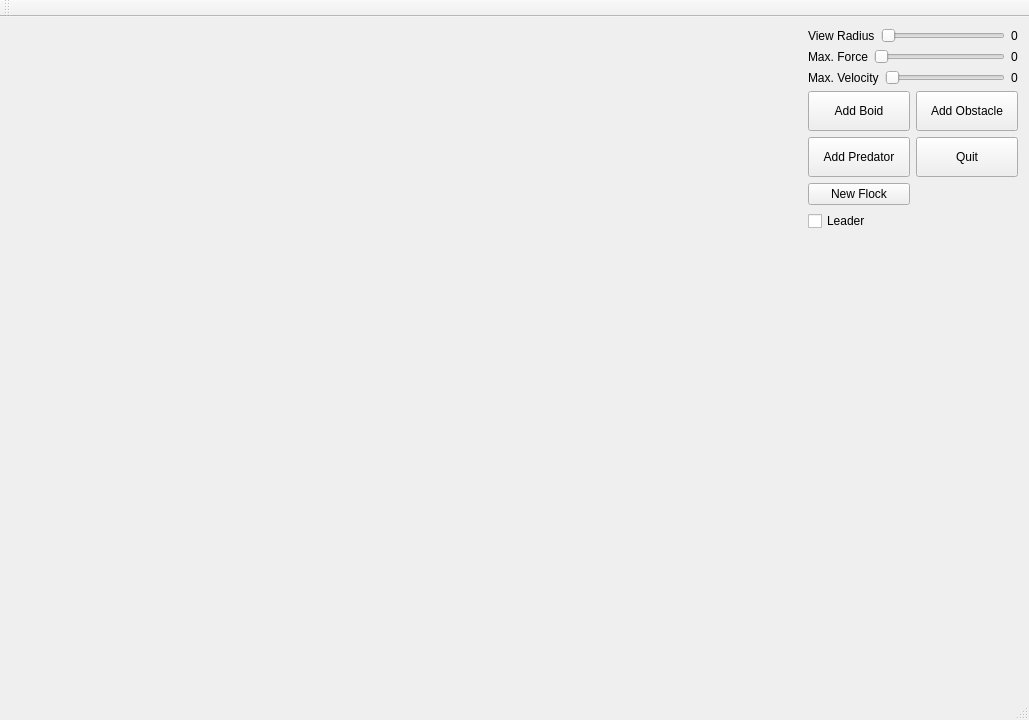
<?xml version="1.0" encoding="UTF-8"?>
<ui version="4.0">
 <class>MainWindow</class>
 <widget class="QMainWindow" name="MainWindow">
  <property name="geometry">
   <rect>
    <x>0</x>
    <y>0</y>
    <width>1029</width>
    <height>720</height>
   </rect>
  </property>
  <property name="minimumSize">
   <size>
    <width>1024</width>
    <height>720</height>
   </size>
  </property>
  <property name="windowTitle">
   <string>Flocker</string>
  </property>
  <widget class="QWidget" name="centralWidget">
   <layout class="QGridLayout" name="gridLayout">
    <item row="0" column="1">
     <layout class="QGridLayout" name="gridLayout_3">
      <item row="3" column="1">
       <widget class="QPushButton" name="addObstacleButton">
        <property name="sizePolicy">
         <sizepolicy hsizetype="Minimum" vsizetype="Preferred">
          <horstretch>0</horstretch>
          <verstretch>0</verstretch>
         </sizepolicy>
        </property>
        <property name="minimumSize">
         <size>
          <width>0</width>
          <height>40</height>
         </size>
        </property>
        <property name="text">
         <string>Add Obstacle</string>
        </property>
       </widget>
      </item>
      <item row="4" column="1">
       <widget class="QPushButton" name="quitButton">
        <property name="sizePolicy">
         <sizepolicy hsizetype="Minimum" vsizetype="Preferred">
          <horstretch>0</horstretch>
          <verstretch>0</verstretch>
         </sizepolicy>
        </property>
        <property name="minimumSize">
         <size>
          <width>0</width>
          <height>40</height>
         </size>
        </property>
        <property name="text">
         <string>Quit</string>
        </property>
       </widget>
      </item>
      <item row="6" column="0" colspan="2">
       <widget class="QCheckBox" name="m_leader">
        <property name="text">
         <string>Leader</string>
        </property>
       </widget>
      </item>
      <item row="2" column="0" colspan="2">
       <layout class="QHBoxLayout" name="horizontalLayout">
        <item>
         <widget class="QLabel" name="label">
          <property name="text">
           <string>Max. Velocity</string>
          </property>
         </widget>
        </item>
        <item>
         <widget class="QSlider" name="maxVelSlider">
          <property name="minimumSize">
           <size>
            <width>120</width>
            <height>0</height>
           </size>
          </property>
          <property name="minimum">
           <number>1</number>
          </property>
          <property name="maximum">
           <number>50</number>
          </property>
          <property name="orientation">
           <enum>Qt::Horizontal</enum>
          </property>
         </widget>
        </item>
        <item>
         <widget class="QLabel" name="maxVelLabel">
          <property name="text">
           <string>0</string>
          </property>
         </widget>
        </item>
       </layout>
      </item>
      <item row="4" column="0">
       <widget class="QPushButton" name="addPredatorButton">
        <property name="sizePolicy">
         <sizepolicy hsizetype="Minimum" vsizetype="Preferred">
          <horstretch>0</horstretch>
          <verstretch>0</verstretch>
         </sizepolicy>
        </property>
        <property name="minimumSize">
         <size>
          <width>0</width>
          <height>40</height>
         </size>
        </property>
        <property name="text">
         <string>Add Predator</string>
        </property>
       </widget>
      </item>
      <item row="0" column="0" colspan="2">
       <layout class="QHBoxLayout" name="horizontalLayout_3">
        <item>
         <widget class="QLabel" name="label_3">
          <property name="text">
           <string>View Radius</string>
          </property>
         </widget>
        </item>
        <item>
         <widget class="QSlider" name="viewRadiusSlider">
          <property name="minimumSize">
           <size>
            <width>120</width>
            <height>0</height>
           </size>
          </property>
          <property name="maximum">
           <number>100</number>
          </property>
          <property name="orientation">
           <enum>Qt::Horizontal</enum>
          </property>
         </widget>
        </item>
        <item>
         <widget class="QLabel" name="viewRadiusLabel">
          <property name="text">
           <string>0</string>
          </property>
         </widget>
        </item>
       </layout>
      </item>
      <item row="3" column="0">
       <widget class="QPushButton" name="addBoidButton">
        <property name="sizePolicy">
         <sizepolicy hsizetype="Minimum" vsizetype="Preferred">
          <horstretch>0</horstretch>
          <verstretch>0</verstretch>
         </sizepolicy>
        </property>
        <property name="minimumSize">
         <size>
          <width>0</width>
          <height>40</height>
         </size>
        </property>
        <property name="text">
         <string>Add Boid</string>
        </property>
       </widget>
      </item>
      <item row="1" column="0" colspan="2">
       <layout class="QHBoxLayout" name="horizontalLayout_2">
        <item>
         <widget class="QLabel" name="label_2">
          <property name="text">
           <string>Max. Force</string>
          </property>
         </widget>
        </item>
        <item>
         <widget class="QSlider" name="maxForceSlider">
          <property name="minimumSize">
           <size>
            <width>120</width>
            <height>0</height>
           </size>
          </property>
          <property name="minimum">
           <number>1</number>
          </property>
          <property name="maximum">
           <number>10</number>
          </property>
          <property name="orientation">
           <enum>Qt::Horizontal</enum>
          </property>
         </widget>
        </item>
        <item>
         <widget class="QLabel" name="maxForceLabel">
          <property name="text">
           <string>0</string>
          </property>
         </widget>
        </item>
       </layout>
      </item>
      <item row="7" column="1">
       <spacer name="verticalSpacer">
        <property name="orientation">
         <enum>Qt::Vertical</enum>
        </property>
        <property name="sizeHint" stdset="0">
         <size>
          <width>20</width>
          <height>40</height>
         </size>
        </property>
       </spacer>
      </item>
      <item row="5" column="0">
       <widget class="QPushButton" name="m_newFlock">
        <property name="text">
         <string>New Flock</string>
        </property>
       </widget>
      </item>
     </layout>
    </item>
    <item row="0" column="0">
     <spacer name="horizontalSpacer">
      <property name="orientation">
       <enum>Qt::Horizontal</enum>
      </property>
      <property name="sizeHint" stdset="0">
       <size>
        <width>40</width>
        <height>20</height>
       </size>
      </property>
     </spacer>
    </item>
   </layout>
  </widget>
  <widget class="QToolBar" name="mainToolBar">
   <attribute name="toolBarArea">
    <enum>TopToolBarArea</enum>
   </attribute>
   <attribute name="toolBarBreak">
    <bool>false</bool>
   </attribute>
  </widget>
  <widget class="QStatusBar" name="statusBar"/>
 </widget>
 <layoutdefault spacing="6" margin="11"/>
 <resources/>
 <connections/>
</ui>
